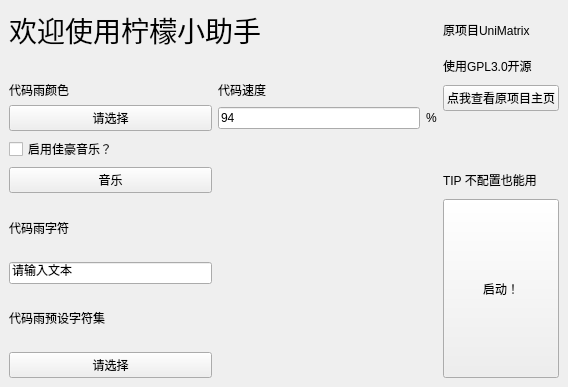
<?xml version="1.0" encoding="UTF-8"?>
<ui version="4.0">
 <class>MainWindow</class>
 <widget class="QMainWindow" name="MainWindow">
  <property name="geometry">
   <rect>
    <x>0</x>
    <y>0</y>
    <width>568</width>
    <height>387</height>
   </rect>
  </property>
  <property name="windowTitle">
   <string>柠檬小助手</string>
  </property>
  <property name="windowIcon">
   <iconset resource="../apps/lemon_helper/lemonhelper.qrc">
    <normaloff>:/icon/icon.png</normaloff>:/icon/icon.png</iconset>
  </property>
  <widget class="QWidget" name="centralwidget">
   <layout class="QGridLayout" name="gridLayout">
    <item row="3" column="0" rowspan="2">
     <widget class="ComboBox" name="Color">
      <property name="text">
       <string>请选择</string>
      </property>
     </widget>
    </item>
    <item row="11" column="0">
     <widget class="ComboBox" name="Font_dict">
      <property name="text">
       <string>请选择</string>
      </property>
     </widget>
    </item>
    <item row="1" column="3">
     <widget class="BodyLabel" name="BodyLabel_2">
      <property name="text">
       <string>使用GPL3.0开源</string>
      </property>
     </widget>
    </item>
    <item row="2" column="1" colspan="2">
     <widget class="BodyLabel" name="BodyLabel_7">
      <property name="text">
       <string>代码速度</string>
      </property>
     </widget>
    </item>
    <item row="0" column="3">
     <widget class="BodyLabel" name="BodyLabel">
      <property name="text">
       <string>原项目UniMatrix</string>
      </property>
     </widget>
    </item>
    <item row="6" column="0">
     <widget class="ComboBox" name="music">
      <property name="text">
       <string>音乐</string>
      </property>
     </widget>
    </item>
    <item row="8" column="3" rowspan="4">
     <widget class="PushButton" name="Run">
      <property name="sizePolicy">
       <sizepolicy hsizetype="Minimum" vsizetype="MinimumExpanding">
        <horstretch>0</horstretch>
        <verstretch>1</verstretch>
       </sizepolicy>
      </property>
      <property name="text">
       <string>启动！</string>
      </property>
     </widget>
    </item>
    <item row="0" column="0" colspan="3">
     <widget class="TitleLabel" name="TitleLabel">
      <property name="font">
       <font>
        <family>微软雅黑</family>
        <pointsize>21</pointsize>
        <weight>50</weight>
        <bold>false</bold>
       </font>
      </property>
      <property name="text">
       <string>欢迎使用柠檬小助手</string>
      </property>
     </widget>
    </item>
    <item row="3" column="2" rowspan="2">
     <widget class="BodyLabel" name="BodyLabel_8">
      <property name="text">
       <string>%</string>
      </property>
     </widget>
    </item>
    <item row="9" column="0">
     <widget class="LineEdit" name="Fonts">
      <property name="text">
       <string>请输入文本</string>
      </property>
     </widget>
    </item>
    <item row="10" column="0">
     <widget class="BodyLabel" name="BodyLabel_5">
      <property name="text">
       <string>代码雨预设字符集</string>
      </property>
     </widget>
    </item>
    <item row="3" column="1" rowspan="2">
     <widget class="LineEdit" name="Speed">
      <property name="text">
       <string>94</string>
      </property>
     </widget>
    </item>
    <item row="2" column="0">
     <widget class="BodyLabel" name="BodyLabel_3">
      <property name="text">
       <string>代码雨颜色</string>
      </property>
     </widget>
    </item>
    <item row="2" column="3" rowspan="2">
     <widget class="PushButton" name="Github">
      <property name="styleSheet">
       <string notr="true">/* ==================== 基础按钮样式 ==================== */
/* 默认状态：青色背景，白色文字，保留圆角和边框 */
PushButton, ToolButton, ToggleButton, ToggleToolButton,
PrimaryPushButton, PrimaryToolButton {
    color: white;
    background-color: #4ca0af;
    border: 1px solid #45a049;
    border-bottom: 1px solid #007780;
    border-radius: 5px;
    padding: 5px 12px 6px 12px;
    outline: none;
}

/* 悬停状态：背景保持青色，文字变为黑色 */
PushButton:hover, ToolButton:hover, ToggleButton:hover, ToggleToolButton:hover,
PrimaryPushButton:hover, PrimaryToolButton:hover {
    
    background-color: #45a049; /* 强制背景色不变 */
    border: 1px solid #45a049;
    border-bottom: 1px solid #007780;
}

/* 按下状态：背景保持青色，文字变为黑色（或深灰色以示反馈） */
PushButton:pressed, ToolButton:pressed, ToggleButton:pressed, ToggleToolButton:pressed,
PrimaryPushButton:pressed, PrimaryToolButton:pressed {
    color: rgba(0, 0, 0, 0.7); /* 按下时文字稍暗，提供视觉反馈 */
    background-color: #009faa; /* 强制背景色不变 */
    border-bottom: 1px solid #007780;
}

/* 禁用状态：背景变灰，文字变灰 */
PushButton:disabled, ToolButton:disabled, ToggleButton:disabled, ToggleToolButton:disabled,
PrimaryPushButton:disabled, PrimaryToolButton:disabled {
    color: rgba(255, 255, 255, 0.6);
    background-color: rgba(0, 0, 0, 0.2);
    border: 1px solid rgba(0, 0, 0, 0.1);
}

/* ==================== 特殊按钮的内边距调整 ==================== */
ToolButton {
    padding: 5px 9px 6px 8px;
}

PushButton[isPlaceholderText=true] {
    color: rgba(0, 0, 0, 0.6063);
}

PushButton[hasIcon=false] {
    padding: 5px 12px 6px 12px;
}

PushButton[hasIcon=true] {
    padding: 5px 12px 6px 36px;
}

DropDownToolButton, PrimaryDropDownToolButton {
    padding: 5px 31px 6px 8px;
}

DropDownPushButton[hasIcon=false],
PrimaryDropDownPushButton[hasIcon=false] {
    padding: 5px 31px 6px 12px;
}

DropDownPushButton[hasIcon=true],
PrimaryDropDownPushButton[hasIcon=true] {
    padding: 5px 31px 6px 36px;
}

/* ==================== 切换按钮的选中状态 ==================== */
/* 选中状态默认就是青色，所以文字保持白色 */
ToggleButton:checked,
ToggleToolButton:checked {
    color: white;
    background-color: #009faa;
    border: 1px solid #00a7b3;
    border-bottom: 1px solid #007780;
}

/* 选中状态下悬停，文字变为黑色 */
ToggleButton:checked:hover,
ToggleToolButton:checked:hover {
    color: black;
    background-color: #009faa;
}

/* 选中状态下按下，文字变为深黑色 */
ToggleButton:checked:pressed,
ToggleToolButton:checked:pressed {
    color: rgba(0, 0, 0, 0.7);
    background-color: #009faa;
}

/* 选中状态下禁用 */
ToggleButton:checked:disabled,
ToggleToolButton:checked:disabled {
    color: rgba(255, 255, 255, 0.6);
    background-color: rgba(0, 0, 0, 0.2);
    border: 1px solid rgba(0, 0, 0, 0.1);
}


/* ==================== 分割按钮 ==================== */
SplitDropButton,
PrimarySplitDropButton {
    border-left: none;
    border-top-left-radius: 0;
    border-bottom-left-radius: 0;
}

#splitPushButton,
#splitToolButton,
#primarySplitPushButton,
#primarySplitToolButton {
    border-top-right-radius: 0;
    border-bottom-right-radius: 0;
}

#splitPushButton:pressed,
#splitToolButton:pressed,
SplitDropButton:pressed {
    border-bottom: 1px solid #007780;
}

PrimarySplitDropButton:pressed {
    border-bottom: 1px solid #007780;
}

#primarySplitPushButton, #primarySplitToolButton {
    border-right: 1px solid #00a7b3;
}

#primarySplitPushButton:pressed, #primarySplitToolButton:pressed {
    border-bottom: 1px solid #007780;
}

/* ==================== 其他控件（保留原始样式）==================== */
HyperlinkButton {
    padding: 6px 12px 6px 12px;
    color: #009faa;
    border: none;
    border-radius: 6px;
    background-color: transparent;
}

HyperlinkButton[hasIcon=false] {
    padding: 6px 12px 6px 12px;
}

HyperlinkButton[hasIcon=true] {
    padding: 6px 12px 6px 36px;
}

HyperlinkButton:hover {
    color: #009faa;
    background-color: rgba(0, 0, 0, 10);
    border: none;
}

HyperlinkButton:pressed {
    color: #009faa;
    background-color: rgba(0, 0, 0, 6);
    border: none;
}

HyperlinkButton:disabled {
    color: rgba(0, 0, 0, 0.43);
    background-color: transparent;
    border: none;
}

RadioButton {
    min-height: 24px;
    max-height: 24px;
    background-color: transparent;
    font: 14px 'Segoe UI', 'Microsoft YaHei', 'PingFang SC';
    color: black;
}

RadioButton::indicator {
    width: 18px;
    height: 18px;
    border-radius: 11px;
    border: 2px solid #999999;
    background-color: rgba(0, 0, 0, 5);
    margin-right: 4px;
}

RadioButton::indicator:hover {
    background-color: rgba(0, 0, 0, 0);
}

RadioButton::indicator:pressed {
    border: 2px solid #bbbbbb;
    background-color: qradialgradient(spread:pad, cx:0.5, cy:0.5, radius:0.5, fx:0.5, fy:0.5,
            stop:0 rgb(255, 255, 255),
            stop:0.5 rgb(255, 255, 255),
            stop:0.6 rgb(225, 224, 223),
            stop:1 rgb(225, 224, 223));
}

RadioButton::indicator:checked {
    height: 22px;
    width: 22px;
    border: none;
    border-radius: 11px;
    background-color: qradialgradient(spread:pad, cx:0.5, cy:0.5, radius:0.5, fx:0.5, fy:0.5,
            stop:0 rgb(255, 255, 255),
            stop:0.5 rgb(255, 255, 255),
            stop:0.6 #009faa,
            stop:1 #009faa);
}

RadioButton::indicator:checked:hover {
    background-color: qradialgradient(spread:pad, cx:0.5, cy:0.5, radius:0.5, fx:0.5, fy:0.5,
            stop:0 rgb(255, 255, 255),
            stop:0.6 rgb(255, 255, 255),
            stop:0.7 #009faa,
            stop:1 #009faa);
}

RadioButton::indicator:checked:pressed {
    background-color: qradialgradient(spread:pad, cx:0.5, cy:0.5, radius:0.5, fx:0.5, fy:0.5,
            stop:0 rgb(255, 255, 255),
            stop:0.5 rgb(255, 255, 255),
            stop:0.6 #009faa,
            stop:1 #009faa);
}

RadioButton:disabled {
    color: rgba(0, 0, 0, 110);
}

RadioButton::indicator:disabled {
    border: 2px solid #bbbbbb;
    background-color: transparent;
}

RadioButton::indicator:disabled:checked {
    border: none;
    background-color: qradialgradient(spread:pad, cx:0.5, cy:0.5, radius:0.5, fx:0.5, fy:0.5,
            stop:0 rgb(255, 255, 255),
            stop:0.5 rgb(255, 255, 255),
            stop:0.6 rgba(0, 0, 0, 0.2169),
            stop:1 rgba(0, 0, 0, 0.2169));
}

TransparentToolButton,
TransparentToggleToolButton,
TransparentDropDownToolButton,
TransparentPushButton,
TransparentDropDownPushButton,
TransparentTogglePushButton {
    background-color: transparent;
    border: none;
    border-radius: 5px;
    margin: 0;
}

TransparentToolButton:hover,
TransparentToggleToolButton:hover,
TransparentDropDownToolButton:hover,
TransparentPushButton:hover,
TransparentDropDownPushButton:hover,
TransparentTogglePushButton:hover {
    background-color: rgba(0, 0, 0, 9);
    border: none;
}

TransparentToolButton:pressed,
TransparentToggleToolButton:pressed,
TransparentDropDownToolButton:pressed,
TransparentPushButton:pressed,
TransparentDropDownPushButton:pressed,
TransparentTogglePushButton:pressed {
    background-color: rgba(0, 0, 0, 6);
    border: none;
}

TransparentToolButton:disabled,
TransparentToggleToolButton:disabled,
TransparentDropDownToolButton:disabled,
TransparentPushButton:disabled,
TransparentDropDownPushButton:disabled,
TransparentTogglePushButton:disabled {
    background-color: transparent;
    border: none;
}

PillPushButton,
PillPushButton:hover,
PillPushButton:pressed,
PillPushButton:disabled,
PillPushButton:checked,
PillPushButton:checked:hover,
PillPushButton:checked:pressed,
PillPushButton:disabled:checked,
PillToolButton,
PillToolButton:hover,
PillToolButton:pressed,
PillToolButton:disabled,
PillToolButton:checked,
PillToolButton:checked:hover,
PillToolButton:checked:pressed,
PillToolButton:disabled:checked {
    background-color: transparent;
    border: none;
}
</string>
      </property>
      <property name="text">
       <string>点我查看原项目主页</string>
      </property>
     </widget>
    </item>
    <item row="8" column="0">
     <widget class="BodyLabel" name="BodyLabel_4">
      <property name="text">
       <string>代码雨字符</string>
      </property>
     </widget>
    </item>
    <item row="5" column="0">
     <widget class="CheckBox" name="Enable_music">
      <property name="text">
       <string>启用佳豪音乐？</string>
      </property>
     </widget>
    </item>
    <item row="6" column="3">
     <widget class="BodyLabel" name="BodyLabel_6">
      <property name="text">
       <string>TIP 不配置也能用</string>
      </property>
     </widget>
    </item>
   </layout>
  </widget>
 </widget>
 <customwidgets>
  <customwidget>
   <class>CheckBox</class>
   <extends>QCheckBox</extends>
   <header>qfluentwidgets</header>
  </customwidget>
  <customwidget>
   <class>ComboBox</class>
   <extends>QPushButton</extends>
   <header>qfluentwidgets</header>
  </customwidget>
  <customwidget>
   <class>PushButton</class>
   <extends>QPushButton</extends>
   <header>qfluentwidgets</header>
  </customwidget>
  <customwidget>
   <class>BodyLabel</class>
   <extends>QLabel</extends>
   <header>qfluentwidgets</header>
  </customwidget>
  <customwidget>
   <class>TitleLabel</class>
   <extends>QLabel</extends>
   <header>qfluentwidgets</header>
  </customwidget>
  <customwidget>
   <class>LineEdit</class>
   <extends>QLineEdit</extends>
   <header>qfluentwidgets</header>
  </customwidget>
 </customwidgets>
 <resources>
  <include location="../apps/lemon_helper/lemonhelper.qrc"/>
 </resources>
 <connections/>
</ui>
